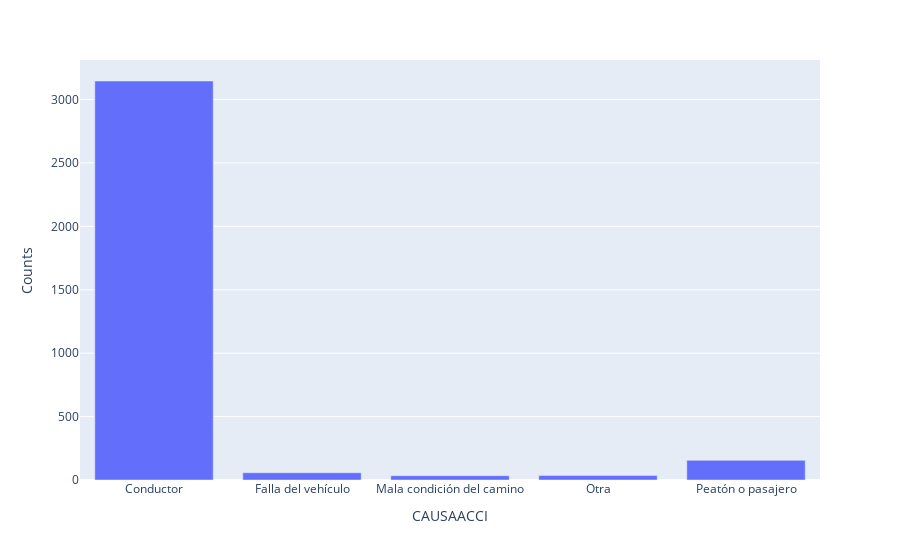

This figure's notebook cell:
### Code cell
# Bar Plot
items, counts = np.unique(atus_transformed.query("ACC_TRAGICO == 1")["CAUSAACCI"], return_counts = True) 
pd.DataFrame({"CAUSAACCI": items, "Counts": counts}).plot.bar(x = "CAUSAACCI", y = "Counts")

### Figure 1 — Plotly figure (JSON) as saved in the notebook; plotly's stock layout.template omitted (floating-point values rounded to 4 significant figures)
{"data": [{"alignmentgroup": "True", "hovertemplate": "CAUSAACCI=%{x}<br>Counts=%{y}<extra></extra>", "legendgroup": "", "marker": {"color": "#636efa", "pattern": {"shape": ""}}, "name": "", "offsetgroup": "", "orientation": "v", "showlegend": false, "textposition": "auto", "type": "bar", "x": ["Conductor", "Falla del vehículo", "Mala condición del camino", "Otra", "Peatón o pasajero"], "xaxis": "x", "y": [3146, 57, 34, 35, 155], "yaxis": "y"}], "layout": {"barmode": "relative", "legend": {"tracegroupgap": 0}, "margin": {"t": 60}, "xaxis": {"anchor": "y", "domain": [0, 1], "title": {"text": "CAUSAACCI"}}, "yaxis": {"anchor": "x", "domain": [0, 1], "title": {"text": "Counts"}}}}
